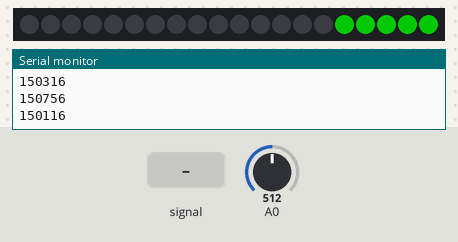
Simulated run of this sketch. Board: Arduino Uno, built with avr-gcc and run on an emulated ATmega328P. Parts: 20 RGB LEDs in strip order, left to right, the last lines printed to the serial monitor. Inputs (shaded band) come from the test bench; at power-on: A0 = 512. Dim RGB values are drawn brighter than linear; colours are those a GRB WS2812 strip shows for the declared byte order.

Above: at 1.2 s.
1.3 s: A0 fed a 200 Hz sine of ±255 counts around its level
At 1.9 s:
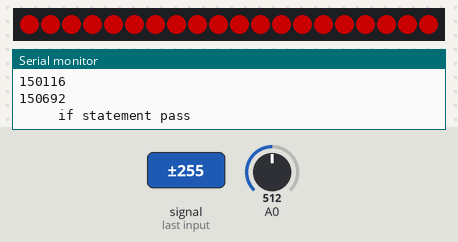
Timing chart, 0 to 4.3 s (numbered marks = the images above; inputs shaded):
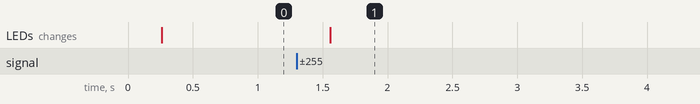

Measured:
- after the input at 1.3 s, the LEDs: change after 0.26 s (image 1)

The sketch:

Hearing_project.ino
```cpp
#include <FastLED.h>

#define NUM_LEDS 20

#define DATA_PIN 2

CRGB leds[NUM_LEDS];

void setup()
{
  adc_init();
  FastLED.addLeds<WS2812B, DATA_PIN>(leds, NUM_LEDS);  // GRB ordering is assumed
  FastLED.setBrightness(100);
  analogReference(EXTERNAL);
  Serial.begin(9600);
}

void loop()
{
  get_samples();
  float great_rms = greatest_rms();
  if (great_rms < 0) {
    great_rms = great_rms * -1;
    float dB_SPL = pascal_to_dBSPL(great_rms);
    conditional_lighting(dB_SPL);
//    Serial.print(dB_SPL);
    Serial.println("     if statement pass");
    delay(2000);
  }
  else {
    float dB_SPL = pascal_to_dBSPL(great_rms);
//    Serial.println(dB_SPL);
    conditional_lighting(dB_SPL);
  }
}
//   Serial.println(dB_SPL);
//  if (impulse_sound == 1){
//    Serial.println("triggered"); //this is triggered
//    conditional_lighting(110.0);
//    delay(1000); //how long should this be
//  else if (impulse_sound == 2){
//    Serial.println("triggered"); //this is triggered
//    conditional_lighting(92.5);
//    delay(2000); //how long should this be
//  }
//  else if (impulse_sound == 3){
//    Serial.println("triggered"); //this is triggered
//    conditional_lighting(87.5);
//    delay(2000); //how long should this be
//  }
//    Serial.println(root_mean_square());
//    Serial.println(dB_SPL);

//  }

//  Serial.println(get_samples());

//  double dB_SPL = pascal_to_dBSPL(root_mean_square());
//
//  conditional_lighting(dB_SPL);
//  root_mean_square();
//  Serial.print(root_mean_square(), 8);
//  Serial.print("Time: ");
//  Serial.print(get_samples());
//  Serial.print("\n");
//  double dB = dB_SPL();
//  double f = main_f();
//  Serial.print("dB: " + dB);
//  Serial.print("\n");
//  double dBA = dBA_weighting(dB, f);
//  double weighing = (dBA-dB);
//  Serial.print("Weighing amount: ");
//  Serial.print(weighing);
//  Serial.print("\n");
//  conditional_lighting(dBA);
//}
```

A_Weighted.ino
```cpp
double dBA_weighting(double dB, double f){
  double term1 = 10*log10((1.562339 * pow(f,4))/((pow(f,2) + pow(107.65265,2))*(pow(f,2) + pow(737.86223,2))));
  double term2 = 10*log10((2.242881*pow(10,16)*pow(f,4))/(pow((pow(f,2)+pow(20.598997,2)),2)*pow((pow(f,2)+pow(12194.22,2)),2)));
  return (term1+term2)+dB;
}
```

adc_functions.ino
```cpp
// initialize adc
void adc_init()
{
    // External AREF, right-adjusted (to left-adjust (1<<ADLAR));
    // ADMUX = (0<<REFS1)|(0<<REFS0)|(0<<ADLAR); //uncomment if all zeros is not default

    // ADC Enable and prescaler of 128
    // 16000000/128 = 125000
    ADCSRA = (1<<ADEN)|(1<<ADPS2)|(1<<ADPS1)|(1<<ADPS0);
}
```

calculations.ino
```cpp
const double feedback_gain = 26; //set by trimmer-pot behind amp
const double atmospheric_pressure = 101325; //changes constantly.


double op_amp_voltage(int adc_output){
  return adc_output * (3.3/1023);
}

double mic_voltage(double op_amp_voltage) {
  return op_amp_voltage/feedback_gain;
}

double sound_pressure(double mic_voltage){
  return mic_voltage * pow(10, 44/20);
}

double pascal_to_dBSPL(long double pascal_amplitude){ //using long double because previously using double processor assumed amplitude was 0 instead of a really small num
  if (pascal_amplitude <= 0) return 55.85;
  long double middle = pascal_amplitude/0.00002;
  return 20 * log10(middle);
}

double adc_to_dBSPL(int adc_output){
  return pascal_to_dBSPL(sound_pressure(mic_voltage(op_amp_voltage(adc_output))));
}
```

improved_measure_analog.ino
```cpp
#include <arduinoFFT.h>

const int sample_period_micros = 150;

const int true_period_micros = 160; // extra time for parsing through while loop (constant relationship between sample_period and true_period)

const int SAMPLE_SIZE = 780; //~125 ms measuring period
const int IMPULSE_SIZE = SAMPLE_SIZE/4; //31.25 ms
const float SAMPLING_FREQUENCY = 1000000 * 1 / true_period_micros;

int16_t fast_samples[SAMPLE_SIZE];
static int impulse_sample_count = 0;
//initial methodology
int get_samples() { //returns true if impulse is bad, false if it isn't; regardless of fast sampling rms, if impulse is bad, then red light goes up. Return char w/ diff vals to process for distinguishing different levels of impulses
  long t0 = micros();
  long long initial;
  analogRead(A0); //first read takes longer
  for (int i = 0; i < SAMPLE_SIZE; i++) {
    initial = micros();
    fast_samples[i] = analogRead(A0);
    while (micros() - initial <= sample_period_micros); //this takes 10 us to parse through
  }
  Serial.println(micros() - t0);
}

float greatest_rms(){
  float great_rms = 0;
  for (int i = 0; i < 4; i++){
    great_rms = max(great_rms, root_mean_square(&fast_samples[i*IMPULSE_SIZE], IMPULSE_SIZE));
  }
//  Serial.print("largest impulse: ");
//  Serial.println(pascal_to_dBSPL(great_rms));
  float fast_rms = root_mean_square(fast_samples, SAMPLE_SIZE);
//  Serial.print("fast samples: ");
//  Serial.println(pascal_to_dBSPL(smaller_rms));
  if (great_rms > 1.12){
    great_rms = great_rms * -1;
    return great_rms;
  }
  else{
    return fast_rms;
  }
//  great_rms = max(great_rms, smaller_rms);
}
////came up with better way
//int get_samples() { //Return int w/ diff vals to process for distinguishing different levels of impulses
//  unsigned long long initial;
//  int16_t analog;
//  analogRead(A0); //first read takes longer
//  for (int i = 0; i < SAMPLE_SIZE; i++) {
//    analog = analogRead(A0);
//    fast_samples[i] = analog;
//
//    if (impulse_sample_count < IMPULSE_SIZE)  {
//      impulse_samples[impulse_sample_count++] = analog;
//
//    }
//    else { //not doing lighting here bc that would cause delay always
////      long t0 = micros();
//      float impulse = pascal_to_dBSPL(impulse_rms());//11.6 ms (don't know how to avoid currently) dBSPL function add 200 us
//      impulse_samples[0] = analogRead(A0);
//      impulse_sample_count = 1; //reset impulse_sample_count when array is filled
//
//      if (impulse > 95.0) return 1;
////      else if (impulse > 90.0) return 2;
////      else if (impulse > 85.0) return 3;
////      Serial.println(micros() - t0);
////      impulse_samples[0] = analogRead(A0);
////      impulse_sample_count = 1; //reset impulse_sample_count when array is filled
//    }
//    while (micros() - initial <= sample_period_micros) {}; //ensures a constant sampling rate
//  }
//
//  return 0;
//}

//float impulse_rms() {
//  float mean_square = 0.0;
//  for (int i = 0; i < IMPULSE_SIZE; i++) {
//    //    Serial.println(fast_samples[i],8);
//    mean_square += pow(sound_pressure(mic_voltage(op_amp_voltage(impulse_samples[i] - 509))), 2);
//  }
//  mean_square /= IMPULSE_SIZE;
//  float rms = sqrt(mean_square);
//  return rms;
//}

float root_mean_square(int16_t data[], int count) {
  float mean_square = 0.0;
  for (int i = 0; i < count; i++) {
    mean_square += pow(sound_pressure(mic_voltage(op_amp_voltage(data[i] - 509))), 2);
  }
  mean_square /= count;
  float rms = sqrt(mean_square);
  return rms;
}

void top_frequencies() {
  double vImag[SAMPLE_SIZE];
  double vReal[SAMPLE_SIZE];
  for (int i = 0; i < SAMPLE_SIZE; i++) {
    vReal[i] = fast_samples[i];
    vImag[i] = 0;
  }
  arduinoFFT FFT = arduinoFFT();

  FFT.Windowing(vReal, SAMPLE_SIZE, FFT_WIN_TYP_HAMMING, FFT_FORWARD);
  FFT.Compute(vReal, vImag, SAMPLE_SIZE, FFT_FORWARD);
  FFT.ComplexToMagnitude(vReal, vImag, SAMPLE_SIZE);

  for (int i = 2; i < (SAMPLE_SIZE / 2); i++)
  {
    //    i * SAMPLING_FREQUENCY) / SAMPLE_SIZE; //frequency
    //    Serial.print(" ");
    //    Serial.println(vReal[i], 1);    //amplitude for each frequency
  }
}
```

led_functions.ino
```cpp
void conditional_lighting (double dB_SPL){
  if (dB_SPL <= 85.0){ //fully safe for up to > ~8 hours
    fill_solid(leds, 15, CRGB(0,0,0));//black
    fill_solid(&leds[15], 5, CRGB(255,0,0));//green
//    Serial.print("Green");
  }
  else if (dB_SPL <= 90.0){ //safe for up to > ~2 hours
    fill_solid(leds, 10, CRGB(0,0,0));//black
    fill_solid(&leds[10], 10, CRGB(150, 255,0));//yellow
//    Serial.print("Yellow");
  }
  else if (dB_SPL <= 95.0){ //safe for up to > ~0.5 hours
    fill_solid(leds, 5, CRGB(0,0,0));//black
    fill_solid(&leds[5], 15, CRGB(50,255,0)); //orange
//    Serial.print("Orange");
  }
  else { //safe for <0.5 hours
    fill_solid(leds, 20, CRGB(0,255,0)); //red
//    Serial.print("Red");
  }
  FastLED.show();
}

//void set_color (CRGB color){
//  for (int i = 0; i <NUM_LEDS; i++){
//    leds[i] = color;
//  }
//  FastLED.show();
//  Serial.print(color);
//}

void reset(){

}
```

measure_analog.ino
```cpp
//#include <arduinoFFT.h>
//
//#define SAMPLES 128           //Must be a power of 2
//#define SAMPLING_FREQUENCY 10000 //Hz, must be less than 10000 due to ADC
//
//const int sampling_period_ms = 1000 * 1/SAMPLING_FREQUENCY;
//
//#define MicSamples (1024*2)
//#define MicPin A0
//
//double dB_SPL()
//{
//    double signalAvg = 0.0, signalMax = 0.0, signalMin = 1025, t0 = millis();
//    for (int i = 0; i < MicSamples; i++)
//    {
//        double k = analogRead(MicPin);
//        signalMax = max(signalMax, k);
//        signalAvg += k;
//    }
//    signalAvg /= MicSamples;
//
//    return adc_to_dBSPL(signalMax - signalAvg);
//}
//
//double main_f(){
//  long milliseconds;
//
//  double vReal[SAMPLES];
//  double vImag[SAMPLES];
//
//  arduinoFFT FFT = arduinoFFT();
//  /*SAMPLING*/
//  for(int i=0; i<SAMPLES; i++)
//  {
//
//      vReal[i] = analogRead(A0);
//      vImag[i] = 0;
//
//      milliseconds = millis();    //Overflows after around 70 minutes!
//      while(millis() < (milliseconds + sampling_period_ms)){
//      }
//  }
//
//  /*FFT*/
//  FFT.Windowing(vReal, SAMPLES, FFT_WIN_TYP_HAMMING, FFT_FORWARD);
//  FFT.Compute(vReal, vImag, SAMPLES, FFT_FORWARD);
//  FFT.ComplexToMagnitude(vReal, vImag, SAMPLES);
//  double main_f = FFT.MajorPeak(vReal, SAMPLES, SAMPLING_FREQUENCY) * 0.82;
//
//  return main_f;
//}
```
